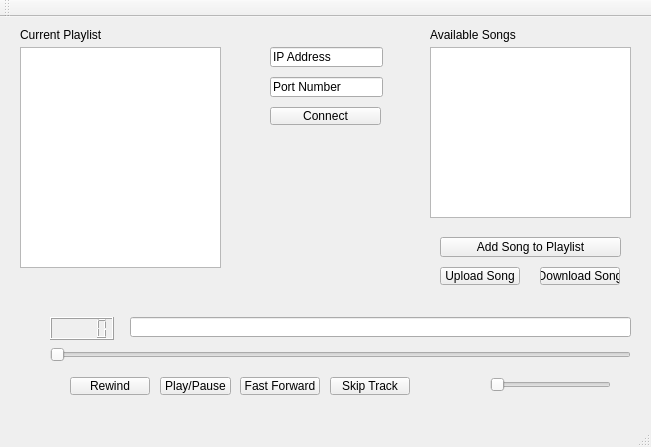
<?xml version="1.0" encoding="UTF-8"?>
<ui version="4.0">
 <class>MainWindow</class>
 <widget class="QMainWindow" name="MainWindow">
  <property name="geometry">
   <rect>
    <x>0</x>
    <y>0</y>
    <width>651</width>
    <height>447</height>
   </rect>
  </property>
  <property name="windowTitle">
   <string>MainWindow</string>
  </property>
  <widget class="QWidget" name="centralWidget">
   <widget class="QSlider" name="ProgressSlider">
    <property name="geometry">
     <rect>
      <x>50</x>
      <y>330</y>
      <width>581</width>
      <height>16</height>
     </rect>
    </property>
    <property name="orientation">
     <enum>Qt::Horizontal</enum>
    </property>
   </widget>
   <widget class="QLCDNumber" name="TrackTime">
    <property name="geometry">
     <rect>
      <x>50</x>
      <y>300</y>
      <width>64</width>
      <height>23</height>
     </rect>
    </property>
   </widget>
   <widget class="QPushButton" name="button_play">
    <property name="geometry">
     <rect>
      <x>160</x>
      <y>360</y>
      <width>71</width>
      <height>18</height>
     </rect>
    </property>
    <property name="text">
     <string>Play/Pause</string>
    </property>
   </widget>
   <widget class="QLineEdit" name="lineEdit">
    <property name="geometry">
     <rect>
      <x>270</x>
      <y>30</y>
      <width>113</width>
      <height>20</height>
     </rect>
    </property>
    <property name="text">
     <string>IP Address</string>
    </property>
   </widget>
   <widget class="QPushButton" name="pushButton_2">
    <property name="geometry">
     <rect>
      <x>270</x>
      <y>90</y>
      <width>111</width>
      <height>18</height>
     </rect>
    </property>
    <property name="text">
     <string>Connect</string>
    </property>
   </widget>
   <widget class="QPushButton" name="pushButton_3">
    <property name="geometry">
     <rect>
      <x>240</x>
      <y>360</y>
      <width>80</width>
      <height>18</height>
     </rect>
    </property>
    <property name="text">
     <string>Fast Forward</string>
    </property>
   </widget>
   <widget class="QPushButton" name="button_skip">
    <property name="geometry">
     <rect>
      <x>330</x>
      <y>360</y>
      <width>80</width>
      <height>18</height>
     </rect>
    </property>
    <property name="text">
     <string>Skip Track</string>
    </property>
   </widget>
   <widget class="QPushButton" name="pushButton_5">
    <property name="geometry">
     <rect>
      <x>70</x>
      <y>360</y>
      <width>80</width>
      <height>18</height>
     </rect>
    </property>
    <property name="text">
     <string>Rewind</string>
    </property>
   </widget>
   <widget class="QSlider" name="horizontalSlider">
    <property name="geometry">
     <rect>
      <x>490</x>
      <y>360</y>
      <width>121</width>
      <height>16</height>
     </rect>
    </property>
    <property name="orientation">
     <enum>Qt::Horizontal</enum>
    </property>
   </widget>
   <widget class="QLineEdit" name="lineEdit_2">
    <property name="geometry">
     <rect>
      <x>130</x>
      <y>300</y>
      <width>501</width>
      <height>20</height>
     </rect>
    </property>
   </widget>
   <widget class="QListView" name="listView_playlist">
    <property name="geometry">
     <rect>
      <x>20</x>
      <y>30</y>
      <width>201</width>
      <height>221</height>
     </rect>
    </property>
   </widget>
   <widget class="QListView" name="listView_availSongs">
    <property name="geometry">
     <rect>
      <x>430</x>
      <y>30</y>
      <width>201</width>
      <height>171</height>
     </rect>
    </property>
   </widget>
   <widget class="QPushButton" name="button_addSong">
    <property name="geometry">
     <rect>
      <x>440</x>
      <y>220</y>
      <width>181</width>
      <height>20</height>
     </rect>
    </property>
    <property name="text">
     <string>Add Song to Playlist</string>
    </property>
   </widget>
   <widget class="QPushButton" name="button_download">
    <property name="geometry">
     <rect>
      <x>540</x>
      <y>250</y>
      <width>80</width>
      <height>18</height>
     </rect>
    </property>
    <property name="text">
     <string>Download Song</string>
    </property>
   </widget>
   <widget class="QPushButton" name="pushButton_8">
    <property name="geometry">
     <rect>
      <x>440</x>
      <y>250</y>
      <width>80</width>
      <height>18</height>
     </rect>
    </property>
    <property name="text">
     <string>Upload Song</string>
    </property>
   </widget>
   <widget class="QLabel" name="label">
    <property name="geometry">
     <rect>
      <x>20</x>
      <y>10</y>
      <width>201</width>
      <height>16</height>
     </rect>
    </property>
    <property name="text">
     <string>Current Playlist</string>
    </property>
   </widget>
   <widget class="QLabel" name="label_2">
    <property name="geometry">
     <rect>
      <x>430</x>
      <y>10</y>
      <width>201</width>
      <height>16</height>
     </rect>
    </property>
    <property name="text">
     <string>Available Songs</string>
    </property>
   </widget>
   <widget class="QLabel" name="label_3">
    <property name="geometry">
     <rect>
      <x>450</x>
      <y>350</y>
      <width>31</width>
      <height>31</height>
     </rect>
    </property>
    <property name="text">
     <string/>
    </property>
    <property name="pixmap">
     <pixmap>../assets/speaker.png</pixmap>
    </property>
    <property name="scaledContents">
     <bool>true</bool>
    </property>
   </widget>
   <widget class="QLineEdit" name="lineEdit_3">
    <property name="geometry">
     <rect>
      <x>270</x>
      <y>60</y>
      <width>113</width>
      <height>20</height>
     </rect>
    </property>
    <property name="text">
     <string>Port Number</string>
    </property>
   </widget>
  </widget>
  <widget class="QMenuBar" name="menuBar">
   <property name="geometry">
    <rect>
     <x>0</x>
     <y>0</y>
     <width>651</width>
     <height>21</height>
    </rect>
   </property>
  </widget>
  <widget class="QToolBar" name="mainToolBar">
   <attribute name="toolBarArea">
    <enum>TopToolBarArea</enum>
   </attribute>
   <attribute name="toolBarBreak">
    <bool>false</bool>
   </attribute>
  </widget>
  <widget class="QStatusBar" name="statusBar"/>
 </widget>
 <layoutdefault spacing="6" margin="11"/>
 <resources/>
 <connections/>
</ui>
